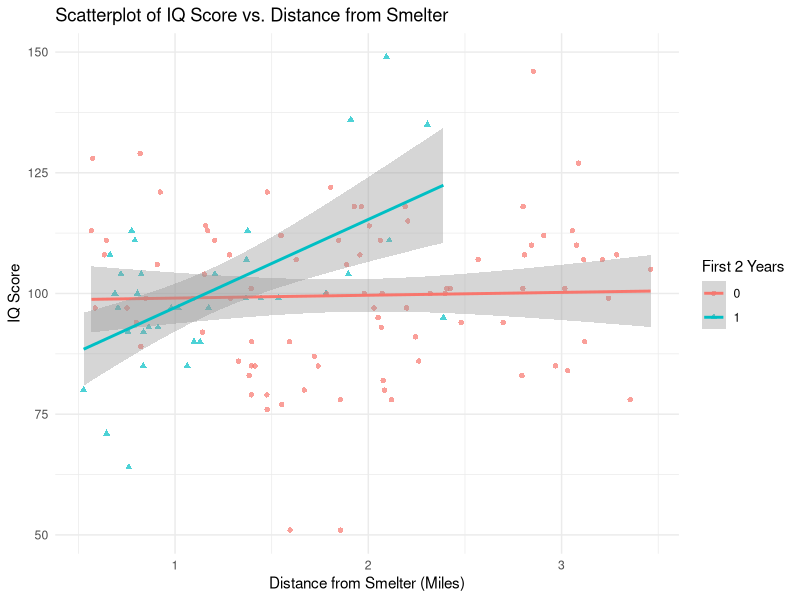

Source code (R):
getwd()
setwd("/Users/kaiyangqian/Rcode")
lead <- read.csv('lead2.csv')

# 1a
model <- lm(iq ~ expose, data = lead)
summary(model)
confint(model)


#1b
# Model adjusted
model_adjusted <- lm(iq ~ expose + sex, data=lead)

# Summary
summary(model_adjusted)

# %95 CI
confint(model_adjusted)

# Define the crude and adjusted coefficients for lead exposure
beta_crude <- -7.77
beta_adj <- -7.916

# Calculate the percent change using the method favored by biostatisticians
percent_change_biostatisticians <- ((beta_crude - beta_adj) / beta_crude) * 100

# Calculate the percent change using the method favored by epidemiologists
percent_change_epidemiologists <- ((beta_crude - beta_adj) / beta_adj) * 100

# Print the results
print(paste("Percent change (Biostatisticians):", percent_change_biostatisticians))
print(paste("Percent change (Epidemiologists):", percent_change_epidemiologists))



#2a
# Model adjusted
adjusted <- lm(iq ~ expose + resdur, data=lead)

#Summary
summary(adjusted)


# Model Covariate
adjusted_covariate <- lm(resdur ~ expose, data=lead)

#Summary
summary(adjusted_covariate)

#2b
proportion <- (-7.770 -(-7.6358)) / (-7.770) 
proportion


#2c
# Define the coefficients and standard errors
gamma_X <- 0.1683
beta_M <- -0.7994
se_gamma_X <- 0.6455
se_beta_M <- 0.4021

# Calculate the Sobel test statistic
sobel_test_statistic <- (gamma_X * beta_M) / sqrt((se_gamma_X^2 * beta_M^2) + (gamma_X^2 * se_beta_M^2))

# Calculate the p-value from the Sobel test statistic
p_value <- 2 * pnorm(sobel_test_statistic)

# Calculate the 95% CI for the Sobel test statistic
# Assuming a normal distribution, the 95% CI would be the statistic plus or minus 1.96 times its standard error
ci_lower <- sobel_test_statistic - (1.96 * sqrt((se_gamma_X^2 * beta_M^2) + (gamma_X^2 * se_beta_M^2)))
ci_upper <- sobel_test_statistic + (1.96 * sqrt((se_gamma_X^2 * beta_M^2) + (gamma_X^2 * se_beta_M^2)))

# Print the results
print(paste("Sobel test statistic:", sobel_test_statistic))
print(paste("P-value for the Sobel test:", p_value))
print(paste("95% CI lower bound:", ci_lower))
print(paste("95% CI upper bound:", ci_upper))


#2d
# Samples I want to take
bootstrap_samples <- 1000
bootstrap_estimates <- numeric(bootstrap_samples)

for(i in 1:bootstrap_samples) {
  sample_indices <- sample(1:nrow(lead), replace = TRUE)
  bootstrap_sample <- lead[sample_indices, ]
  
  # Fit your mediator and outcome models to the bootstrap sample
  mediator_model <- lm(resdur ~ expose, data = bootstrap_sample)
  outcome_model <- lm(iq ~ expose + resdur, data = bootstrap_sample)
  
  # Compute the indirect effect for the bootstrap sample and store it
  bootstrap_estimates[i] <- summary(mediator_model)$coefficients["expose", "Estimate"] * summary(outcome_model)$coefficients["resdur", "Estimate"]
}

# Compute the 95% confidence interval from the bootstrap estimates
ci_lower <- quantile(bootstrap_estimates, probs = 0.025)
ci_upper <- quantile(bootstrap_estimates, probs = 0.975)

print(ci_lower)
print(ci_upper)



#3a
# Run the linear regression
model <- lm(iq ~ miles + first2y + miles*first2y, data=lead)

# Display the summary of the model
summary(model)


#3e
library(ggplot2)

# Create a scatterplot with different symbols and regression lines
ggplot(lead, aes(x = miles, y = iq, color = factor(first2y), shape = factor(first2y))) +
  geom_point(alpha=0.7) +
  geom_smooth(method = "lm", se = TRUE) +
  labs(title = "Scatterplot of IQ Score vs. Distance from Smelter",
       x = "Distance from Smelter (Miles)",
       y = "IQ Score",
       color = "First 2 Years",
       shape = "First 2 Years") +
  theme_minimal()


#3i
# Fit the simpler model
model_reduce <- lm(iq ~ miles, data = lead)

# Get the ANOVA table for the model
anova_result1 <- anova(model_reduce)

# Get the ANOVA table for the model
anova_result2 <- anova(model)

# Print the ANOVA table
print(anova_result1)

print(anova_result2)


# Given values
F_statistic <- 5.634  
df1 <- 2              
df2 <- 120            

# Calculate the p-value
p_value <- 1 - pf(F_statistic, df1, df2)

# Print the p-value
print(p_value)

a <- anova(model_reduce, model)
summary(a)